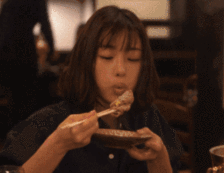
#> input picture Small Tools/Gif拆分/Gif拆分文件夹/十元.gif, 224 x 173 px, found by its file name; its folder holds only this picture in this run
$ python 'Gif拆分.py'
#> lines starting #> are read from the running program, lines starting #| are printed output that depends on the picture
"""
程序描述：
将目录“Gif拆分文件夹”下面的gif拆分成帧，并在当前目录下以同名文件夹放置
"""
import os
from PIL import Image


def mkdir(imname):
    """
    获取Gif的名字，根据它的名字创建文件夹保存拆分的帧

    :param imname: 需要拆分的Gif的名字
    :return:
    """
#> called with imname = '十元.gif'
    file_name = imname[0:-4]
    os.makedirs(file_name)
    im = Image.open('Gif拆分文件夹\\{0}'.format(imname))
#> im is the input picture: PIL image 224x173 P; mean R, G, B 60.7, 39.4, 29.2
    try:
        im.save('{0}\\picframe{1:02d}.png'.format(file_name, im.tell()))
        while True:
            im.seek(im.tell() + 1)
            im.save('{0}\\picframe{1:02d}.png'.format(file_name, im.tell()))
#> this loop made 102 passes
#> pass 1, in mkdir, `im.save('{0}\\picframe{1:02d}.png'.format(file_name, im.tell()))`:
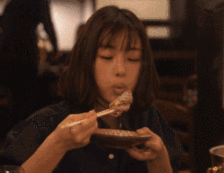
#> saved as picframe01.png: PIL image 224x173 RGB; mean R, G, B 60.3, 39, 28.8
#> pass 2, in mkdir, `im.save('{0}\\picframe{1:02d}.png'.format(file_name, im.tell()))`:
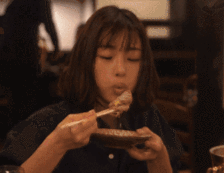
#> saved as picframe02.png: PIL image 224x173 RGB; mean R, G, B 60.2, 39, 28.7
#> after the loop:
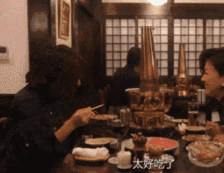
#> im: PIL image 224x173 RGB; mean R, G, B 86.8, 61.3, 48
    except:
        print("处理结束")


def file_name_global(file_dir):
    """
    获取一个目录名，得到文件

    :param file_dir: 需要拆分的Gif所在的目录
    :return:
    """
    for files in os.listdir(file_dir):
        if not os.path.exists(files[0:-4]):
            mkdir(files)


file_name_global("Gif拆分文件夹")
